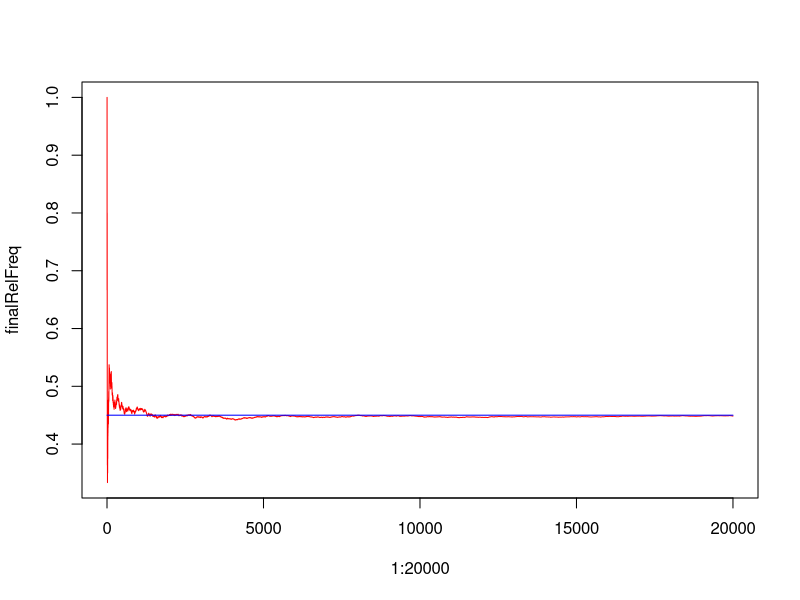

Source code (R):
"(0.3+0.6)/2 = 9/20 = 0.45. I believe?"

coin1 = sample(c("heads", "tails")=="heads", 10000, replace=TRUE, prob=c(0.3,0.7))
coin2 = sample(c("heads", "tails")=="heads", 10000, replace=TRUE, prob=c(0.6,0.4))
final = numeric(20000)
for(x in 1:20000){
    if(x%%2==1){
        final[x] = coin1[(x+1)/2]
    }
    else{
        final[x] = coin2[x/2]
    }
}
print(final)
finalRelFreq = cumsum(final)/(1:20000)
plot(1:20000, finalRelFreq, type='line', col='red')
lines(1:20000, numeric(20000)+0.45, type='line', col='blue')

"Yup, it works! Although it feels really circular because
sample itself is using those probabilities `somehow`, but I guess
this is good enough for the assignment."